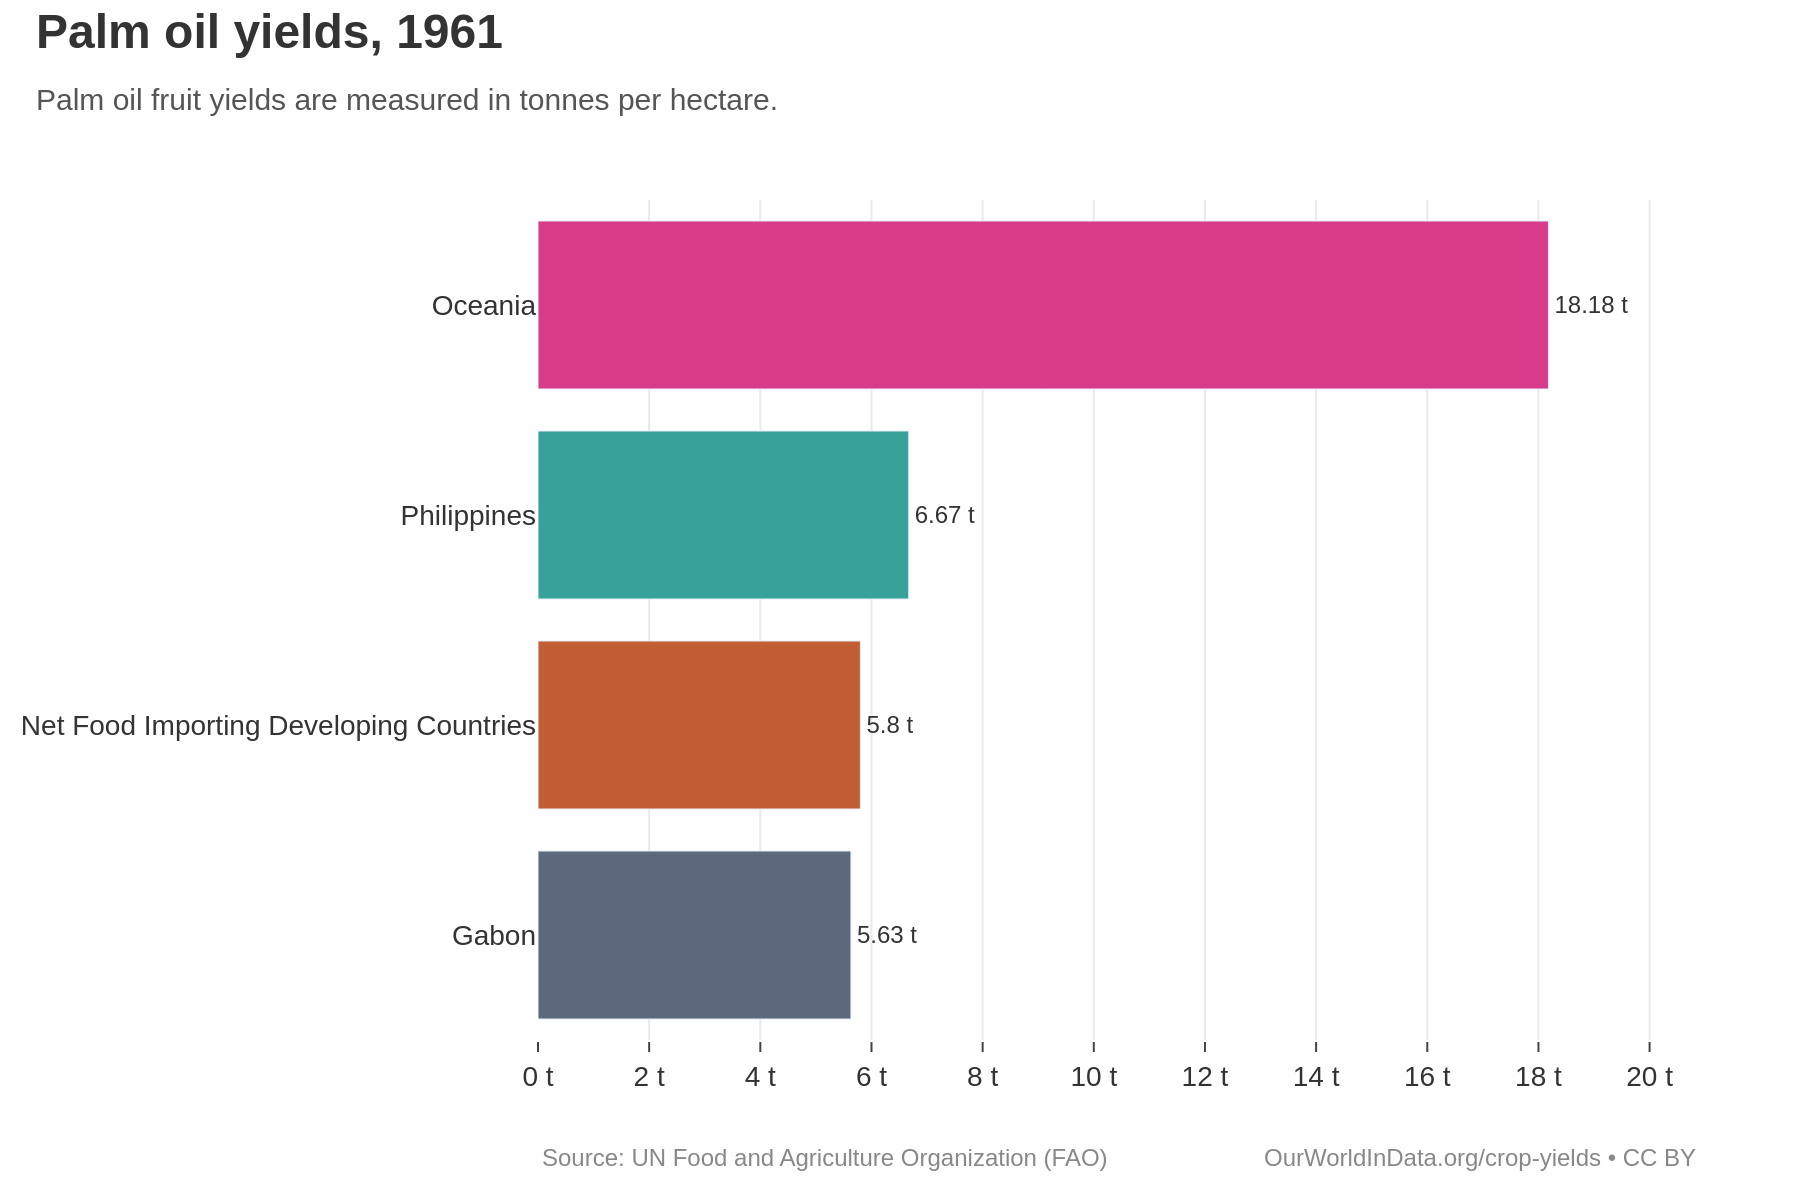

Write Python code to recreate this figure.
import sys
import json
import plotly.graph_objects as go
import os

if len(sys.argv) != 2:
    print("Usage: python <script_name>.py <json_file_path>")
    sys.exit(1)

json_path = sys.argv[1]

try:
    with open(json_path, 'r', encoding='utf-8') as f:
        chart_details = json.load(f)
except FileNotFoundError:
    print(f"Error: JSON file not found at {json_path}")
    sys.exit(1)
except json.JSONDecodeError:
    print(f"Error: Could not decode JSON from {json_path}")
    sys.exit(1)

chart_data = chart_details['chart_data']
texts = chart_details['texts']
colors = chart_details['colors']

categories = [item['category'] for item in chart_data]
values = [item['value'] for item in chart_data]

# Reverse data to display from top to bottom in the same order as the JSON
categories.reverse()
values.reverse()
colors.reverse()

fig = go.Figure()

fig.add_trace(go.Bar(
    x=values,
    y=categories,
    orientation='h',
    marker=dict(color=colors),
    text=[f'{v} t' for v in values],
    textposition='outside',
    textfont=dict(family='Arial', size=12, color='#333333'),
    hoverinfo='none',
    cliponaxis=False
))

title_text = f"<b>{texts['title']}</b><br><span style='font-size:15px;color:#555555;'>{texts['subtitle']}</span>"

fig.update_layout(
    title=dict(
        text=title_text,
        x=0.02,
        y=0.96,
        xanchor='left',
        yanchor='top',
        font=dict(size=24)
    ),
    font=dict(family="Arial", size=12, color='#333333'),
    xaxis=dict(
        showgrid=True,
        gridcolor='#EAEAEA',
        zeroline=False,
        showline=False,
        ticks='outside',
        tickfont=dict(size=14),
        ticksuffix=' t',
        range=[0, max(values) * 1.15],
        dtick=2
    ),
    yaxis=dict(
        showgrid=False,
        showline=False,
        showticklabels=True,
        tickfont=dict(size=14),
        automargin=True
    ),
    plot_bgcolor='white',
    paper_bgcolor='white',
    margin=dict(l=10, r=50, t=100, b=80),
    showlegend=False,
    annotations=[
        dict(
            text=texts['source'],
            showarrow=False,
            xref='paper',
            yref='paper',
            x=0,
            y=-0.12,
            xanchor='left',
            yanchor='top',
            font=dict(size=12, color='#888888')
        ),
        dict(
            text=texts['credit'],
            showarrow=False,
            xref='paper',
            yref='paper',
            x=1,
            y=-0.12,
            xanchor='right',
            yanchor='top',
            font=dict(size=12, color='#888888')
        )
    ]
)

base_filename = os.path.splitext(os.path.basename(json_path))[0]
output_filename = f"{base_filename}.png"

fig.write_image(output_filename, scale=2, width=900, height=600)

print(f"Chart saved to {output_filename}")
